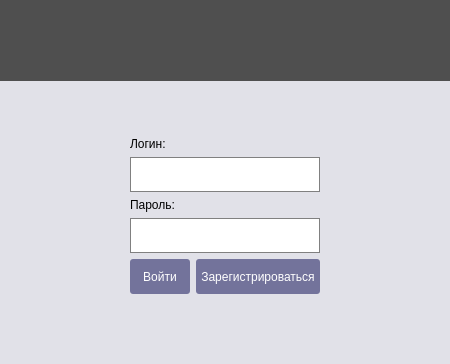
      <widget class="QWidget" name="login">
       <property name="minimumSize">
        <size>
         <width>450</width>
         <height>350</height>
        </size>
       </property>
       <property name="layoutDirection">
        <enum>Qt::LeftToRight</enum>
       </property>
       <property name="styleSheet">
        <string notr="true"/>
       </property>
       <layout class="QVBoxLayout" name="verticalLayout_15">
        <property name="spacing">
         <number>0</number>
        </property>
        <property name="leftMargin">
         <number>0</number>
        </property>
        <property name="topMargin">
         <number>0</number>
        </property>
        <property name="rightMargin">
         <number>0</number>
        </property>
        <property name="bottomMargin">
         <number>0</number>
        </property>
        <item>
         <widget class="QWidget" name="widget_1" native="true">
          <property name="styleSheet">
           <string notr="true">background: #E1E1E8;</string>
          </property>
          <layout class="QVBoxLayout" name="verticalLayout_4" stretch="10,0,0,0">
           <property name="spacing">
            <number>6</number>
           </property>
           <property name="leftMargin">
            <number>0</number>
           </property>
           <property name="topMargin">
            <number>0</number>
           </property>
           <property name="rightMargin">
            <number>0</number>
           </property>
           <property name="bottomMargin">
            <number>0</number>
           </property>
           <item>
            <widget class="QFrame" name="top_frame_2">
             <property name="sizePolicy">
              <sizepolicy hsizetype="Preferred" vsizetype="Preferred">
               <horstretch>0</horstretch>
               <verstretch>0</verstretch>
              </sizepolicy>
             </property>
             <property name="minimumSize">
              <size>
               <width>0</width>
               <height>81</height>
              </size>
             </property>
             <property name="maximumSize">
              <size>
               <width>16777215</width>
               <height>81</height>
              </size>
             </property>
             <property name="accessibleName">
              <string/>
             </property>
             <property name="styleSheet">
              <string notr="true">background: rgb(79, 79, 79);</string>
             </property>
             <widget class="QLabel" name="login_status_label">
              <property name="geometry">
               <rect>
                <x>0</x>
                <y>0</y>
                <width>450</width>
                <height>81</height>
               </rect>
              </property>
              <property name="text">
               <string/>
              </property>
              <property name="alignment">
               <set>Qt::AlignCenter</set>
              </property>
             </widget>
            </widget>
           </item>
           <item>
            <layout class="QVBoxLayout" name="verticalLayout_14">
             <property name="spacing">
              <number>6</number>
             </property>
             <property name="leftMargin">
              <number>130</number>
             </property>
             <property name="topMargin">
              <number>10</number>
             </property>
             <property name="rightMargin">
              <number>130</number>
             </property>
             <property name="bottomMargin">
              <number>0</number>
             </property>
             <item>
              <spacer name="verticalSpacer">
               <property name="orientation">
                <enum>Qt::Vertical</enum>
               </property>
               <property name="sizeType">
                <enum>QSizePolicy::Expanding</enum>
               </property>
               <property name="sizeHint" stdset="0">
                <size>
                 <width>20</width>
                 <height>40</height>
                </size>
               </property>
              </spacer>
             </item>
             <item>
              <widget class="QLabel" name="label_2">
               <property name="styleSheet">
                <string notr="true">QLabel
{
        font: 13pt &quot;Open Sans Light&quot;
}</string>
               </property>
               <property name="text">
                <string>Логин:</string>
               </property>
               <property name="alignment">
                <set>Qt::AlignLeading|Qt::AlignLeft|Qt::AlignVCenter</set>
               </property>
               <property name="margin">
                <number>0</number>
               </property>
               <property name="indent">
                <number>0</number>
               </property>
              </widget>
             </item>
             <item>
              <widget class="QLineEdit" name="login_username">
               <property name="styleSheet">
                <string notr="true">QLineEdit
{
        font: 11pt &quot;Open Sans&quot;;
        border:1px solid  grey ;
        min-height: 33px;
        background: white;
}

QLineEdit:focus
{
        border:1px solid  #161626 ;
} </string>
               </property>
               <property name="maxLength">
                <number>20</number>
               </property>
              </widget>
             </item>
             <item>
              <widget class="QLabel" name="label_6">
               <property name="styleSheet">
                <string notr="true">QLabel
{
        font: 13pt &quot;Open Sans Light&quot;
}</string>
               </property>
               <property name="text">
                <string>Пароль:</string>
               </property>
               <property name="alignment">
                <set>Qt::AlignLeading|Qt::AlignLeft|Qt::AlignVCenter</set>
               </property>
               <property name="indent">
                <number>0</number>
               </property>
              </widget>
             </item>
             <item>
              <widget class="QLineEdit" name="login_password">
               <property name="styleSheet">
                <string notr="true">QLineEdit
{
        font: 11pt &quot;Open Sans&quot;;
        border:1px solid  grey ;
        min-height: 33px;
        background: white;
}

QLineEdit:focus
{
        border:1px solid  #161626 ;
} </string>
               </property>
               <property name="inputMethodHints">
                <set>Qt::ImhHiddenText|Qt::ImhNoAutoUppercase|Qt::ImhNoPredictiveText|Qt::ImhSensitiveData</set>
               </property>
               <property name="maxLength">
                <number>30</number>
               </property>
               <property name="echoMode">
                <enum>QLineEdit::Password</enum>
               </property>
              </widget>
             </item>
             <item>
              <layout class="QHBoxLayout" name="horizontalLayout_5">
               <property name="bottomMargin">
                <number>5</number>
               </property>
               <item>
                <widget class="QPushButton" name="login_button">
                 <property name="styleSheet">
                  <string notr="true">QPushButton:enabled
{
                font: 13pt &quot;Open Sans Semibold&quot;;
                background:  #73739b;
                border-radius: 3px;
                min-height:25px;
                padding: 5px;
                outline: 0;
            color: white;
}

QPushButton:hover
{
                background: #7a7aa1;
}

QPushButton:pressed
 {
        background: #8f8fb3;
}</string>
                 </property>
                 <property name="text">
                  <string>Войти</string>
                 </property>
                </widget>
               </item>
               <item>
                <widget class="QPushButton" name="login_signup">
                 <property name="styleSheet">
                  <string notr="true">QPushButton:enabled
{
                font: 13pt &quot;Open Sans Semibold&quot;;
                background:  #73739b;
                border-radius: 3px;
                min-height:25px;
                padding: 5px;
                outline: 0;
                color: white;
}

QPushButton:hover
{
                background: #7a7aa1;
}

QPushButton:pressed
 {
        background: #8f8fb3;
}</string>
                 </property>
                 <property name="text">
                  <string>Зарегистрироваться</string>
                 </property>
                </widget>
               </item>
              </layout>
             </item>
            </layout>
           </item>
           <item>
            <widget class="QLabel" name="login_error">
             <property name="sizePolicy">
              <sizepolicy hsizetype="Preferred" vsizetype="Fixed">
               <horstretch>0</horstretch>
               <verstretch>0</verstretch>
              </sizepolicy>
             </property>
             <property name="styleSheet">
              <string notr="true">font: 10pt &quot;Open Sans Light&quot;;</string>
             </property>
             <property name="text">
              <string/>
             </property>
             <property name="alignment">
              <set>Qt::AlignCenter</set>
             </property>
            </widget>
           </item>
           <item>
            <spacer name="verticalSpacer_3">
             <property name="orientation">
              <enum>Qt::Vertical</enum>
             </property>
             <property name="sizeHint" stdset="0">
              <size>
               <width>20</width>
               <height>45</height>
              </size>
             </property>
            </spacer>
           </item>
          </layout>
         </widget>
        </item>
       </layout>
      </widget>
